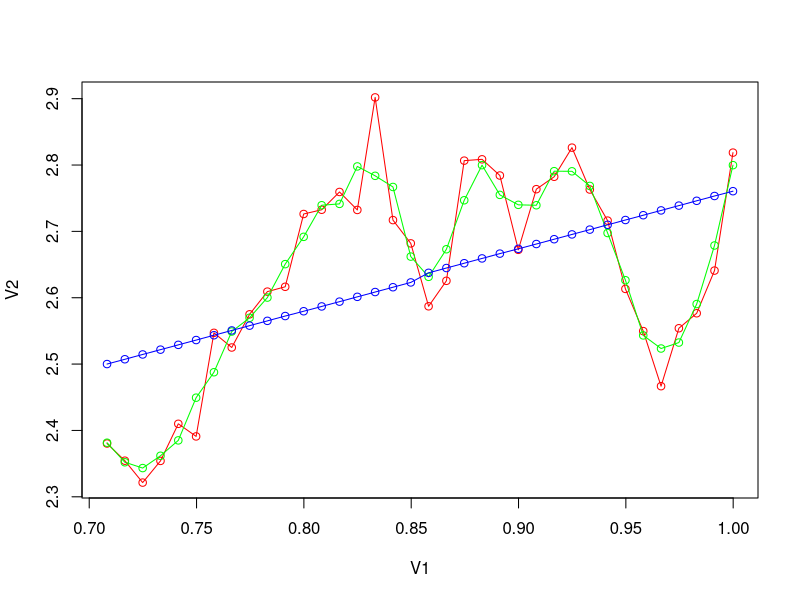

Source code (R):
dat=read.table("text.txt",dec=',')
buffer <-dat[,1]
dat[,1]<- dat[,2]
dat[,2]<-buffer



y <-dat[,2] 
Average_Level_Of_A_Number_Of_Dynamics <- sum(y)/length(y)



t <- 1.96
buffer<-c(1:36)
for (i in 1:36) {
  if(y[i]>Average_Level_Of_A_Number_Of_Dynamics) {
    buffer[i] <- 1
  } else {
    buffer[i] <-0
  }
}
count<-1
for (i in 2:36) {
  if(buffer[i-1] != buffer[i]){
    count <- count + 1
  }
}
LeftEdge <-(length(y)+1-t*sqrt(length(y)-1))/2
RightEdeg <-(length(y)+1+t*sqrt(length(y)-1))/2



YAfterLiquefaction <-c(1:36)

YAfterLiquefaction[1]<- ((5*y[1]+2*y[2]-y[3])/6)

YAfterLiquefaction[36]<- ((5*y[36]+2*y[35]-y[34])/6)

for (i in 2:35) {
  YAfterLiquefaction[i] <- (y[i-1]+y[i]+y[i+1])/3
}




a0<-mean(y)
n<-length(y)
time<- (1:n) - round(n/2)
time<- time- round((n:1)/n)
timeDat<- time*dat[,2]
time2<-time*time
a1<-sum(timeDat)/sum(time2)




dat[,2]<-y
plot(dat,col="red")
lines(dat, col="red")

dat[,2]<-YAfterLiquefaction
points(dat,col="green")
lines(dat, col="green")

points(dat[,1],a1*time+a0,col="blue")
lines(dat[,1],a1*time+a0,col="blue")

